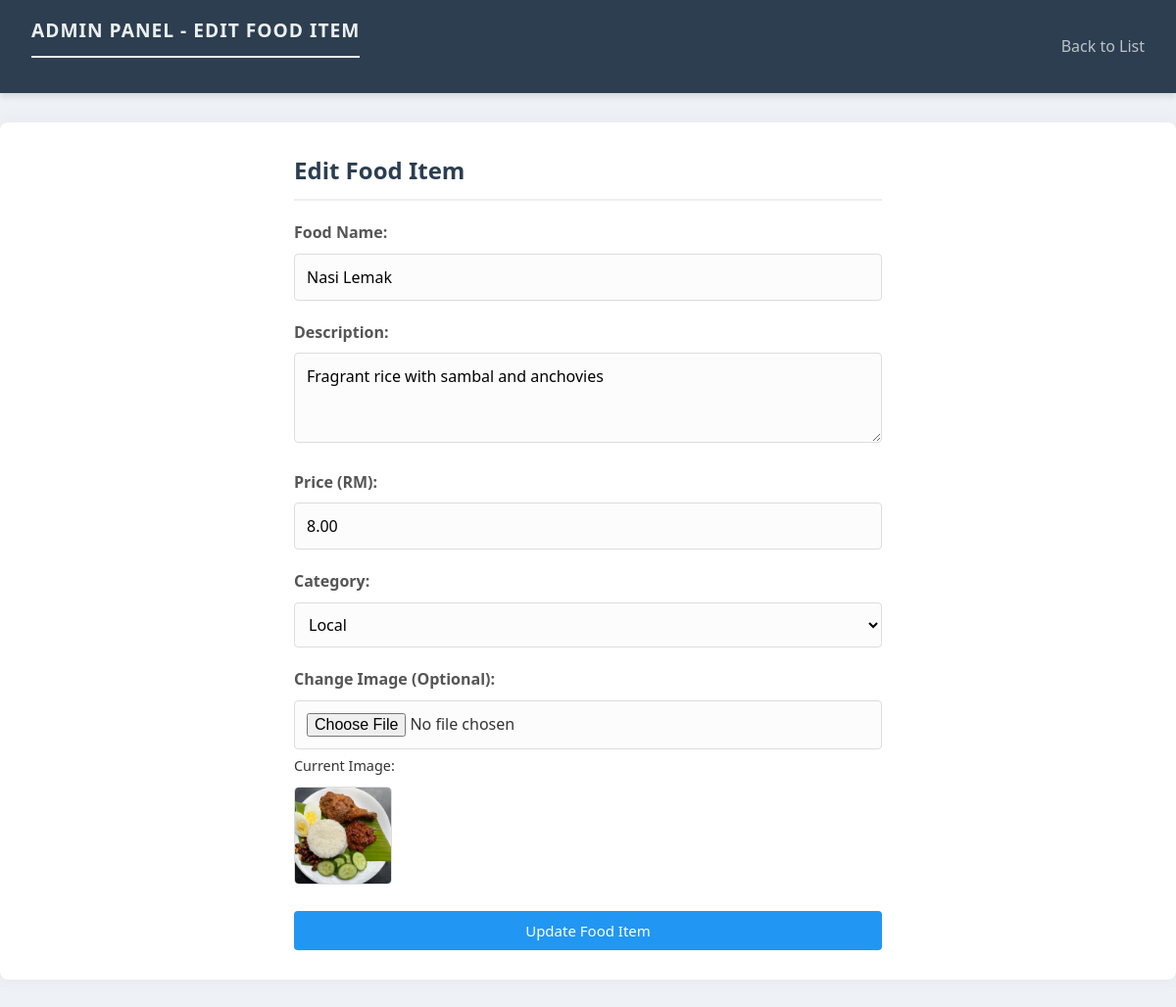
Page /admin/edit_food.php?id=2 (signed in) on the committed database.
### tables this page shows
CREATE TABLE IF NOT EXISTS food_items (
  food_id int(11) NOT NULL AUTO_INCREMENT,
  name varchar(100) NOT NULL,
  description text DEFAULT NULL,
  price decimal(10,2) NOT NULL,
  image_path varchar(255) DEFAULT NULL,
  category varchar(50) DEFAULT NULL,
  is_active tinyint(1) DEFAULT 1,
  PRIMARY KEY (food_id)
);

### admin/edit_food.php (the view, shortened to what this page needs)
<?php
include('../config/db_connect.php');
if (isset($_GET['id'])) {
    $id = $_GET['id'];
    $sql = "SELECT * FROM food_items WHERE food_id = $id";
    $result = mysqli_query($conn, $sql);
    $food = mysqli_fetch_assoc($result);
} else {
    header('Location: manage_food.php');
    exit();
}
?>
<!DOCTYPE html>
<html lang="en">
<head>
    <link rel="stylesheet" href="../assets/admin_style.css">
</head>
<body>
    <nav class="navbar">
        <div class="logo"><h2>Admin Panel - Edit Food Item</h2></div>
        <div class="nav-links">
            <a href="manage_food.php">Back to List</a>
        </div>
    </nav>
    <div class="container">
        <div class="form-container">
            <h2>Edit Food Item</h2>
            <form action="edit_food.php?id=<?php echo $id; ?>" method="POST" enctype="multipart/form-data">
                <div class="form-group">
                    <label>Food Name:</label>
                    <input type="text" name="name" value="<?php echo htmlspecialchars($food['name']); ?>" required>
                </div>
                <div class="form-group">
                    <label>Description:</label>
                    <textarea name="description" rows="3"><?php echo htmlspecialchars($food['description']); ?></textarea>
                </div>
                <div class="form-group">
                    <label>Price (RM):</label>
                    <input type="number" name="price" step="0.01" value="<?php echo $food['price']; ?>" required>
                </div>
                <div class="form-group">
                    <label>Category:</label>
                    <select name="category" style="width: 100%; padding: 10px;">
                        <?php
                            $cats = ['Western', 'Local', 'Beverage', 'Snack'];
                            foreach($cats as $c) {
                                $selected = ($c == $food['category']) ? 'selected' : '';
                                echo "<option value='$c' $selected>$c</option>";
                            }
                        ?>
                    </select>
                </div>
                <div class="form-group">
                    <label>Change Image (Optional):</label>
                    <input type="file" name="image">
                    <br>
                    <p style="font-size: 0.9em; margin-top: 5px;">Current Image:</p>
                    <?php
                        $img_src = $food['image_path'];
                        if (strpos($img_src, 'http') !== 0) {
                            $img_src = "../assets/images/" . $img_src;
                        }
                    ?>
                    <img src="<?php echo $img_src; ?>" class="current-img"
                         onerror="this.src='https://via.placeholder.com/100?text=No+Img'">
                </div>
                <button type="submit" name="update" class="btn" style="width: 100%; background-color: #2196F3;">Update Food Item</button>
            </form>
        </div>
    </div>
</body>
</html>

### assets/admin_style.css (style rules this page uses)
* { box-sizing: border-box; margin: 0; padding: 0; font-family: 'Segoe UI', Tahoma, Geneva, Verdana, sans-serif; }
body { background-color: #eef2f7; color: #333; line-height: 1.6; }
.navbar { background-color: #2c3e50; padding: 1rem 2rem; display: flex; justify-content: space-between; align-items: center; color: white; box-shadow: 0 4px 6px rgba(0,0,0,0.1); }
.navbar .logo h2 { color: #ecf0f1; text-transform: uppercase; letter-spacing: 1px; font-size: 1.2rem; }
.navbar a { color: #bdc3c7; text-decoration: none; margin-left: 20px; font-weight: 500; transition: color 0.3s; }
.container { max-width: 1200px; margin: 30px auto; padding: 30px; background: white; min-height: 80vh; border-radius: 8px; box-shadow: 0 0 20px rgba(0,0,0,0.05); }
h1, h2 { color: #2c3e50; margin-bottom: 20px; border-bottom: 2px solid #eee; padding-bottom: 10px; }
.form-container { max-width: 600px; margin: 0 auto; }
.form-group { margin-bottom: 20px; }
.form-group label { display: block; margin-bottom: 8px; font-weight: bold; color: #555; }
.form-group input, .form-group textarea, .form-group select { width: 100%; padding: 12px; border: 1px solid #ddd; border-radius: 4px; font-size: 16px; background-color: #fcfcfc; }
.btn { display: inline-block; background: #2c3e50; color: #fff; padding: 10px 25px; border: none; cursor: pointer; text-decoration: none; border-radius: 4px; font-size: 15px; }

### admin/edit_food.php (style rules this page uses)
.form-container { max-width: 600px; }
.current-img { width: 100px; height: 100px; object-fit: cover; border-radius: 5px; margin-top: 10px; border: 1px solid #ddd; }

### rows in the picture
food_items: name "Nasi Lemak", description "Fragrant rice with sambal and anchovies", price "8.00"

### other values in the picture
form field category "Local"
